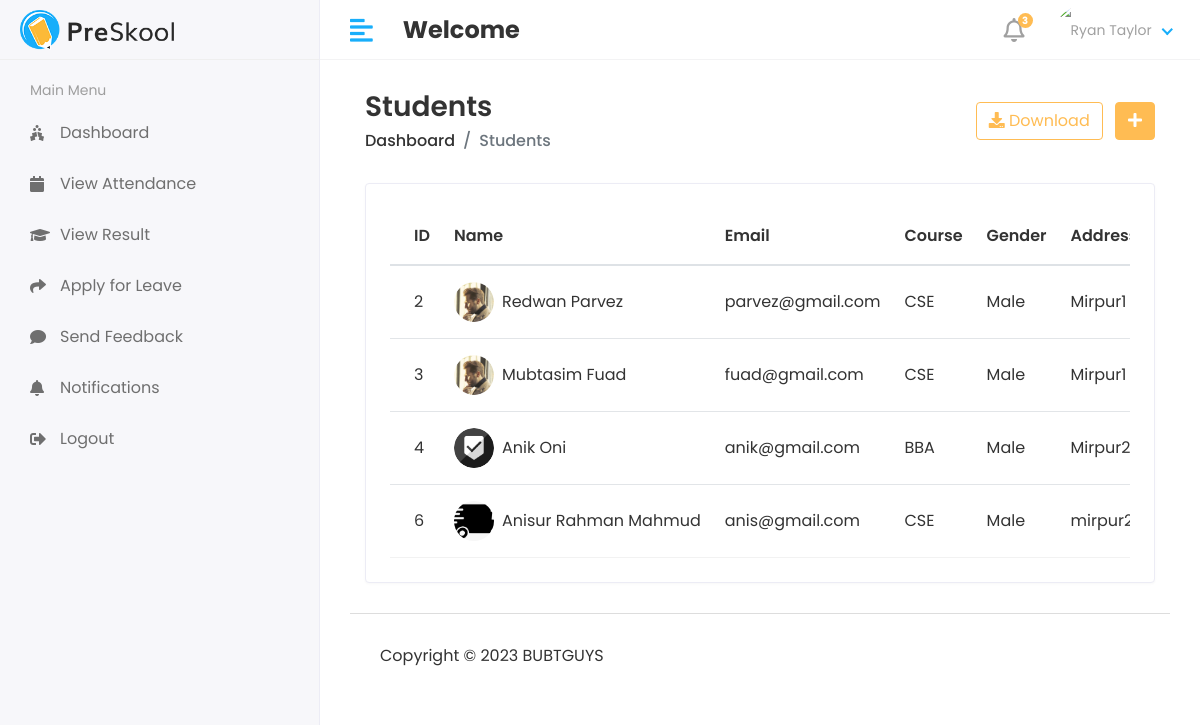
Before: /admin1/student/view with the older database file.
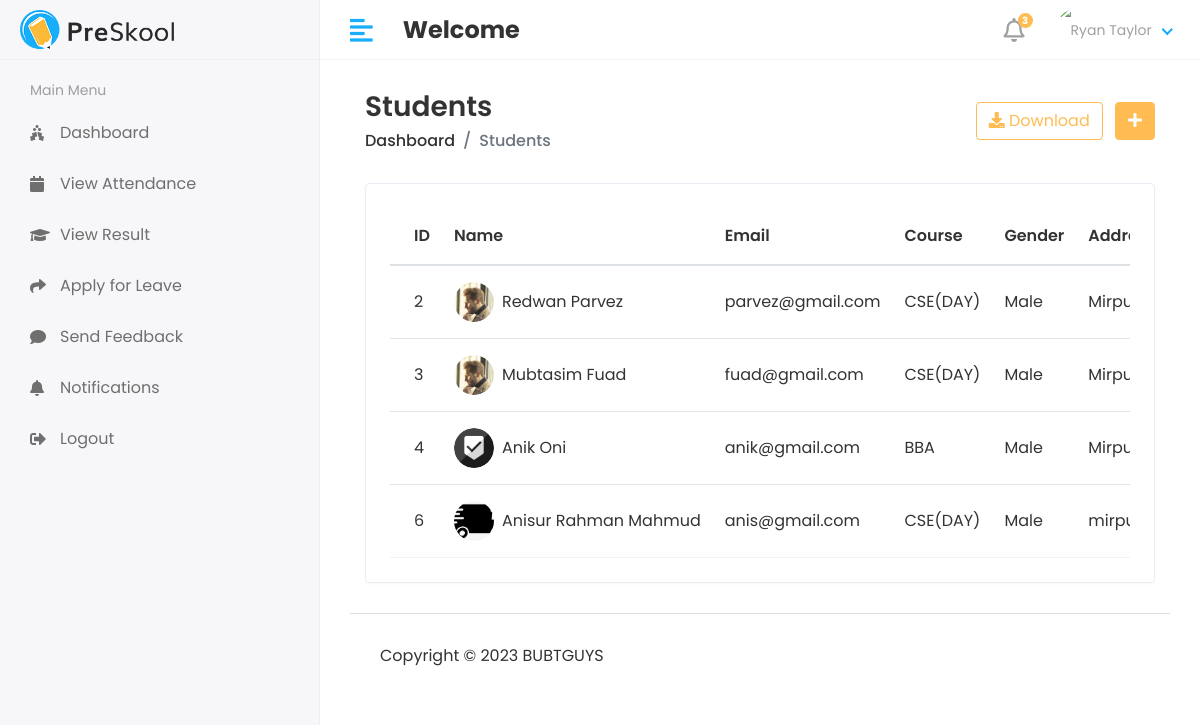
After: the same page with the newer database file.
### app/models.py (models this page shows, shortened)
class Student(models.Model):
    admin=models.OneToOneField(CustomUser,on_delete=models.CASCADE)
    address=models.TextField()
    gender=models.CharField(max_length=100)
    course_id=models.ForeignKey(Course,on_delete=models.DO_NOTHING)
    session_year_id= models.ForeignKey(Session_Year,on_delete=models.DO_NOTHING)
    created_at = models.DateTimeField(auto_now_add=True)
    updated_at = models.DateTimeField(auto_now=True)

class Course(models.Model):
    name=models.CharField(max_length=100)
    created_at=models.DateTimeField(auto_now_add=True)
    updated_at = models.DateTimeField(auto_now=True)

class CustomUser(AbstractUser):
    USER=(
        (1,'Admin'),
        (2, 'Staff'),
        (3, 'Student'),
    )
    user_type=models.CharField(choices=USER,max_length=50,default=1)
    profile_pic=models.ImageField(upload_to='media/profile_pic')

### ticket/admin1.py (the view)
# urls.py: path('admin1/student/view',admin1.VIEW_STUDENT,name='view_student'),
def VIEW_STUDENT(request):
    student=Student.objects.all()
    context={
        'student':student,
    }
    return render(request,'admin1/view_student.html',context)

### templates/admin1/view_student.html (shortened to what this page needs)
{% extends 'base.html' %}
{% block content %}
<div class="content container-fluid">
               <div class="page-header">
                  <div class="row align-items-center">
                     <div class="col">
                        <h3 class="page-title">Students</h3>
                        <ul class="breadcrumb">
                           <li class="breadcrumb-item"><a href="index.html">Dashboard</a></li>
                           <li class="breadcrumb-item active">Students</li>
                        </ul>
                     </div>
                     <div class="col-auto text-right float-right ml-auto">
                        <a href="#" class="btn btn-outline-primary mr-2"><i class="fas fa-download"></i> Download</a>
                        <a href="add-student.html" class="btn btn-primary"><i class="fas fa-plus"></i></a>
                     </div>
                  </div>
               </div>
               <div class="row">
                  <div class="col-sm-12">
                     <div class="card card-table">
                        <div class="card-body">
                           <div class="table-responsive">
                              <table class="table table-hover table-center mb-0 datatable">
                                 <thead>
                                    <tr>
                                       <th>ID</th>
                                       <th>Name</th>
                                       <th>Email</th>
                                       <th>Course</th>
                                       <th>Gender</th>
                                        <th>Address</th>
                                    </tr>
                                 </thead>
                                 <tbody>
                                 {% for i in student %}
                                    <tr>
                                       <td>{{i.id}}</td>
                                       <td>
                                          <h2 class="table-avatar">
                                             <a href="student-details.html" class="avatar avatar-sm mr-2"><img class="avatar-img rounded-circle" src="/{{i.admin.profile_pic}}" alt="User Image"></a>
                                             <a href="student-details.html">{{i.admin.first_name}}&nbsp;{{i.admin.last_name}} </a>
                                          </h2>
                                       </td>
                                       <td>{{i.admin.email}}</td>
                                       <td>{{i.course_id.name}}</td>
                                       <td>{{i.gender}}</td>
                                        <td>{{i.address}}</td>
                                    </tr>
                                 {% endfor %}
                                 </tbody>
                              </table>
                           </div>
                        </div>
                     </div>
                  </div>
               </div>
            </div>
{% endblock %}

Changed rows visible on the page:
changed through a linked row, Student "Redwan": course_id.name "CSE" → "CSE(DAY)"
changed through a linked row, Student "Mubtasim": course_id.name "CSE" → "CSE(DAY)"
changed through a linked row, Student "mirpur2": course_id.name "CSE" → "CSE(DAY)"
